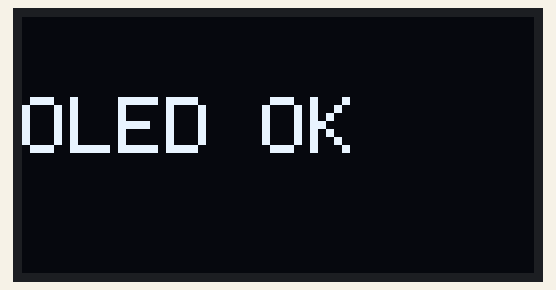
Recording of a sketch running on a simulated ESP32. Parts: 128×64 one-colour display. What the sketch prints to the serial monitor is not drawn.

Above: at 1.2 s.

The sketch:

OLED_test_ESP32CAM.ino
```cpp
#include <Wire.h>
#include <Adafruit_GFX.h>
#include <Adafruit_SSD1306.h>

#define OLED_SDA 13
#define OLED_SCL 14
#define SCREEN_WIDTH 128
#define SCREEN_HEIGHT 64

Adafruit_SSD1306 display(SCREEN_WIDTH, SCREEN_HEIGHT, &Wire, -1);

void scanI2C() {
  Serial.println("\n===== I2C SCAN =====");
  int found = 0;
  for (byte address = 1; address < 127; address++) {
    Wire.beginTransmission(address);
    byte error = Wire.endTransmission();
    if (error == 0) {
      Serial.print("Found I2C device at 0x");
      if (address < 16) Serial.print("0");
      Serial.println(address, HEX);
      found++;
    }
  }
  if (found == 0) Serial.println("NO I2C DEVICE FOUND!");
  Serial.println("====================");
}

bool tryOLED(byte address) {
  Serial.print("Trying OLED address 0x");
  Serial.println(address, HEX);

  if (!display.begin(SSD1306_SWITCHCAPVCC, address)) {
    Serial.println("SSD1306 init FAILED.");
    return false;
  }

  Serial.println("SSD1306 init SUCCESS!");

  display.clearDisplay();
  display.setTextColor(SSD1306_WHITE);
  display.setTextSize(1);
  display.setCursor(0, 0);
  display.println("OLED TEST");
  display.setTextSize(2);
  display.setCursor(0, 20);
  display.println("HELLO!");
  display.setTextSize(1);
  display.setCursor(0, 50);
  display.print("ADDR 0x");
  if (address < 16) display.print("0");
  display.println(address, HEX);
  display.display();
  return true;
}

void setup() {
  Serial.begin(115200);
  delay(1000);

  Serial.println("\n================================");
  Serial.println("ESP32-CAM OLED TEST");
  Serial.println("================================");

  Wire.begin(OLED_SDA, OLED_SCL);
  delay(100);

  scanI2C();

  if (tryOLED(0x3C)) {
    Serial.println("OLED DISPLAYING AT 0x3C");
    return;
  }

  if (tryOLED(0x3D)) {
    Serial.println("OLED DISPLAYING AT 0x3D");
    return;
  }

  Serial.println("\nOLED TEST FAILED.");
  Serial.println("Check VDD/GND/SDA/SCL.");
}

void loop() {
  static bool state = false;
  state = !state;

  display.clearDisplay();
  display.setTextColor(SSD1306_WHITE);
  display.setTextSize(2);
  display.setCursor(0, 20);
  display.println(state ? "OLED OK" : "TEST");
  display.display();

  delay(2000);
}
```

Measured:
- what the display in image 0 shows lasts 2.0 s, from 1.2 s to 3.2 s
